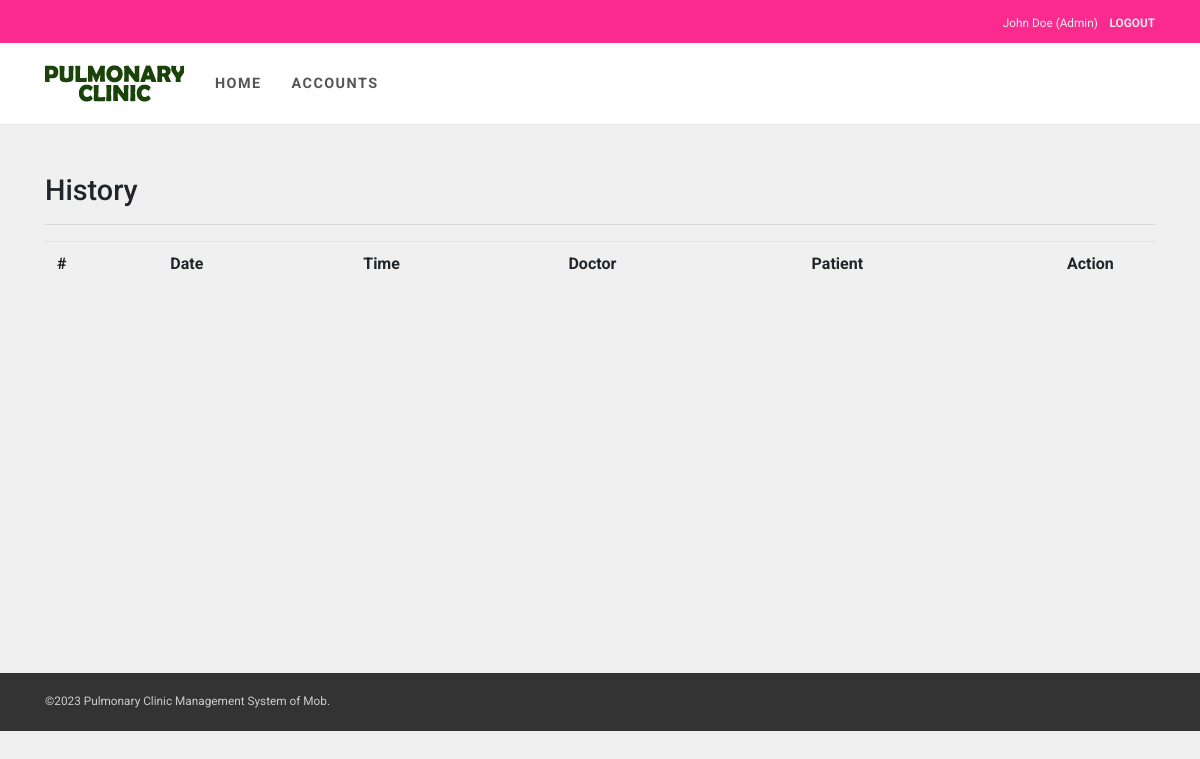
Page /pages/history.php (signed in) on the earlier database version.
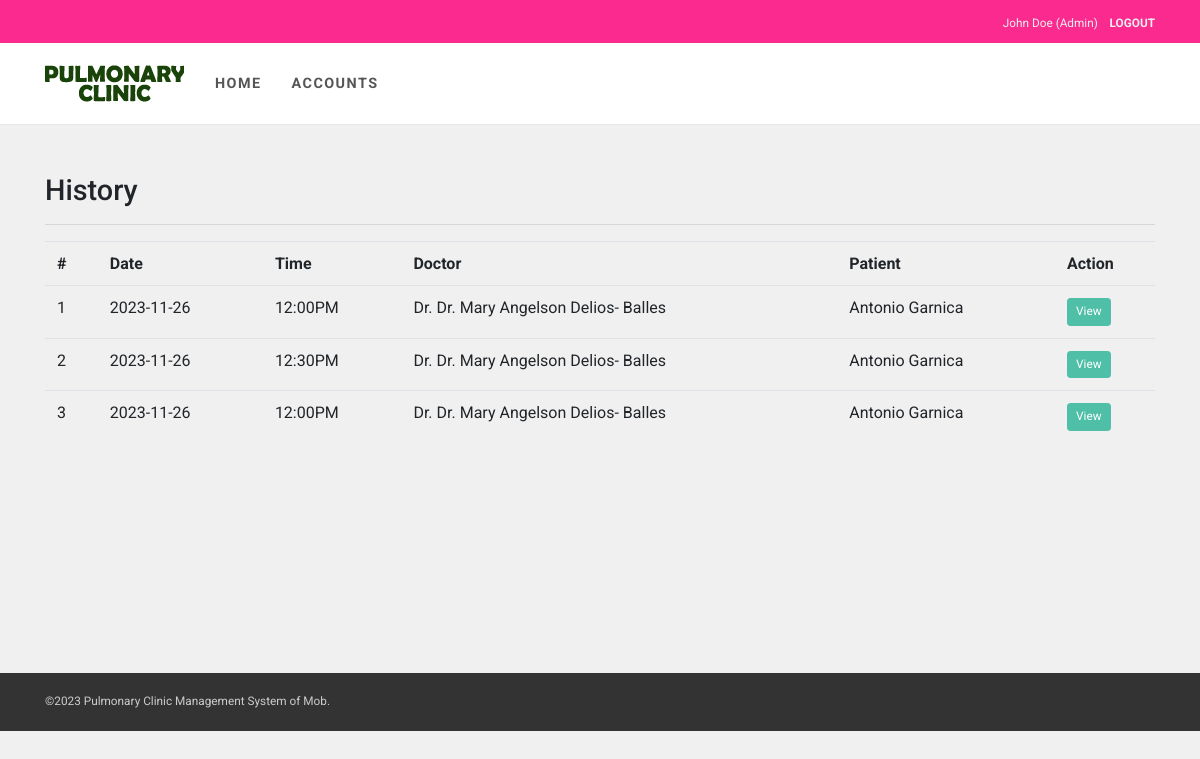
Same page on the later database version.
### tables this page shows
CREATE TABLE `appointment` (
  `Id` int(11) NOT NULL AUTO_INCREMENT,
  `patientId` int(11) DEFAULT NULL,
  `appointmentDate` date DEFAULT NULL,
  `status` varchar(30) DEFAULT 'Pending',
  `dateAdded` date DEFAULT NULL,
  `appointmentTime` varchar(10) DEFAULT NULL,
  `purpose` text,
  `doctorId` int(11) DEFAULT NULL,
  PRIMARY KEY (`Id`)
);

CREATE TABLE `user` (
  `Id` tinyint(11) NOT NULL AUTO_INCREMENT,
  `username` varchar(100) NOT NULL DEFAULT '',
  `password` varchar(100) NOT NULL,
  `firstName` varchar(150) DEFAULT NULL,
  `lastName` varchar(150) DEFAULT NULL,
  `status` varchar(255) DEFAULT 'Inactive',
  `role` varchar(20) DEFAULT NULL,
  `dateAdded` date DEFAULT NULL,
  `phone` varchar(255) DEFAULT NULL,
  `email` varchar(255) DEFAULT NULL,
  `isDeleted` varchar(255) DEFAULT 'false',
  `birthday` date DEFAULT NULL,
  `doctorId` int(11) DEFAULT NULL,
  `image` varchar(255) DEFAULT NULL,
  PRIMARY KEY (`Id`)
);

### config/Models.php (called while the page is built, shortened)
<?php
include "CRUD.php";
function user() {
	$crud = new CRUD;
	$crud->table = "user";
	return $crud;
}
function appointment() {
	$crud = new CRUD;
	$crud->table = "appointment";
	return $crud;
}
?>

### config/CRUD.php (called while the page is built)
<?php class CRUD{var $table;var $obj=array();function arrayToQuery($query){$query_array=array();foreach($query as $key=>$key_value){if($key_value=="NOW()"){$query_array[]="$key=$key_value";}else{$query_array[]="$key='".htmlspecialchars($key_value,ENT_QUOTES)."'";}}return implode(', ',$query_array);}function list($query=""){$query=$query?"where ".$query:"";$db=Database::connect();$pdo=$db->prepare("select * from $this->table $query");$pdo->execute();$result=$pdo->fetchAll(PDO::FETCH_OBJ);Database::disconnect();return $result;}function count($query=""){$query=$query?"where ".$query:"";$db=Database::connect();$pdo=$db->prepare("select * from $this->table $query");$pdo->execute();Database::disconnect();return $pdo->rowCount();}function get($args){$db=Database::connect();$pdo=$db->prepare("select * from $this->table where $args");$pdo->execute();$result=$pdo->fetch(PDO::FETCH_OBJ);Database::disconnect();return $result;}function create(){$object=$this->arrayToQuery($this->obj);$db=Database::connect();$pdo=$db->prepare("insert into $this->table set $object");$pdo->execute();Database::disconnect();}function update($args){$object=$this->arrayToQuery($this->obj);$db=Database::connect();$pdo=$db->prepare("update $this->table set $object where $args");$pdo->execute();Database::disconnect();}function delete($args){$db=Database::connect();$pdo=$db->prepare("delete from $this->table where $args");$pdo->execute();Database::disconnect();}} ?>

### pages/history.php (the view, shortened to what this page needs)
<?php
$ROOT_DIR="../";
include $ROOT_DIR . "templates/header.php";
$appointment_list = appointment()->list();
function get_doctor($Id){
  $doctor = user()->get("Id=$Id");
  return "Dr. " . $doctor->firstName . " " . $doctor->lastName;
}
?>
<h2>History</h2>
<hr>
<table class="table">
  <tr>
    <th>#</th>
    <th>Date</th>
    <th>Time</th>
    <th>Doctor</th>
    <th>Patient</th>
    <th width="100">Action</th>
  </tr>
  <?php
  $count = 0;
   foreach ($appointment_list as $row):
     $patient = user()->get("Id=$row->patientId");
     $count += 1;
     ?>
    <tr>
      <td><?=$count;?></td>
      <td><?=$row->appointmentDate;?></td>
      <td><?=$row->appointmentTime;?></td>
      <td><?=get_doctor($row->doctorId);?></td>
      <td><?=$patient->firstName;?> <?=$patient->lastName;?></td>
      <td><a href="appointment-detail.php?Id=<?=$row->Id;?>" class="btn btn-primary btn-sm">View</a></td>
    </tr>
  <?php endforeach; ?>
</table>
<?php include $ROOT_DIR . "templates/footer.php"; ?>

### templates/header.php (shortened to what this page needs)
<?php
require_once '../config/Models.php';
$ROOT_DIR = "../";
if (isset($_SESSION["user_session"])) {
  $userSession = $_SESSION["user_session"];
}
else{
  header("Location: ../auth/login.php");
}
?>
<html>
  <head>
    <link rel="stylesheet" href="<?=$ROOT_DIR;?>templates/plugins/bootstrap.min.css">
    <link rel="stylesheet" href="https://cdnjs.cloudflare.com/ajax/libs/font-awesome/6.2.0/css/all.min.css">
    <link rel="stylesheet" href="<?=$ROOT_DIR;?>templates/plugins/owl.carousel.css">
    <link rel="stylesheet" href="<?=$ROOT_DIR;?>templates/plugins/owl.theme.default.css">
    <link rel="stylesheet" href="<?=$ROOT_DIR;?>templates/plugins/style.default.css" id="theme-stylesheet">
    <link rel="stylesheet" href="<?=$ROOT_DIR;?>templates/plugins/custom.css">
  </head>
  <body>
    <header class="header mb-5">
      <div id="top" style="background:#fa2a8f;">
        <div class="container">
          <div class="row">
            <div class="col-lg-6 offer mb-3 mb-lg-0"></div>
            <div class="col-lg-6 text-center text-lg-right">
              <ul class="menu list-inline mb-0">
                <?php if (isset($_SESSION["user_session"]["username"])): ?>
                  <li class="list-inline-item"><a href="my-profile.php"><?=$_SESSION["user_session"]["firstName"]?> <?=$_SESSION["user_session"]["lastName"]?> (<?=$_SESSION["user_session"]["role"]?>)</li>
                  <li class="list-inline-item"> &nbsp;&nbsp; <a href="../auth/process.php?action=user-logout"><b>LOGOUT</b></a></li>
                  <?php else: ?>
                  <li class="list-inline-item"><a href="#" data-toggle="modal" data-target="#login-modal">Login</a></li>
                  <li class="list-inline-item"><a href="../auth/register.php">Register</a></li>
                <?php endif; ?>
              </ul>
            </div>
          </div>
        </div>
      </div>
      <nav class="navbar navbar-expand-lg">
        <div class="container"><a href="../pages" class="navbar-brand home"><img src="<?=$ROOT_DIR;?>templates/img/logo.png"  class="d-none d-md-inline-block"></a>
          <div id="navigation" class="collapse navbar-collapse">
            <ul class="navbar-nav mr-auto">
              <li class="nav-item"><a href="../pages" class="nav-link">Home</a></li>
              <?php if ($userSession["role"]=="Admin"): ?>
                <li class="nav-item"><a href="accounts.php" class="nav-link">Accounts</a></li>
              <?php endif; ?>
            </ul>
          </div>
        </div>
      </nav>
    </header>
<div class="container">
  <div class="row">
    <div class="col-lg-12" style="min-height:500px">

### templates/footer.php (shortened to what this page needs)
    </div>
  </div>
</div>
    <div id="copyright">
      <div class="container">
        <div class="row">
          <div class="col-lg-12 mb-2 mb-lg-0">
            <p class="text-center text-lg-left">©2023 Pulmonary Clinic Management System of Mob.</p>
          </div>
        </div>
      </div>
    </div>
  </body>
</html>

Differences in the rows shown:
added appointment: appointmentDate "2023-11-26", appointmentTime "12:00PM", doctorId.lastName "Dr. Dr. Mary Angelson Delios- Balles", user.firstName "Antonio", user.lastName "Garnica"
added appointment: appointmentDate "2023-11-26", appointmentTime "12:30PM", doctorId.lastName "Dr. Dr. Mary Angelson Delios- Balles", user.firstName "Antonio", user.lastName "Garnica"
added appointment: appointmentDate "2023-11-26", appointmentTime "12:00PM", doctorId.lastName "Dr. Dr. Mary Angelson Delios- Balles", user.firstName "Antonio", user.lastName "Garnica"
